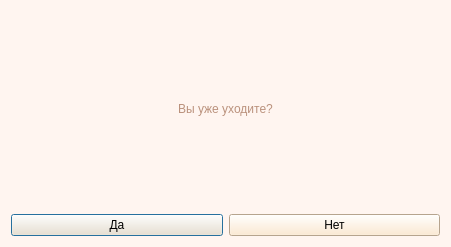
<?xml version="1.0" encoding="UTF-8"?>
<ui version="4.0">
 <class>TheEnd</class>
 <widget class="QDialog" name="TheEnd">
  <property name="geometry">
   <rect>
    <x>0</x>
    <y>0</y>
    <width>451</width>
    <height>247</height>
   </rect>
  </property>
  <property name="windowTitle">
   <string>Dialog</string>
  </property>
  <property name="styleSheet">
   <string notr="true">background-color: rgb(255, 245, 240)</string>
  </property>
  <layout class="QVBoxLayout" name="verticalLayout_2">
   <item>
    <layout class="QVBoxLayout" name="verticalLayout">
     <item>
      <widget class="QLabel" name="label">
       <property name="styleSheet">
        <string notr="true">font: 30pt &quot;Candara Light&quot;;
color: rgb(186, 145, 124);</string>
       </property>
       <property name="text">
        <string>&lt;html&gt;&lt;head/&gt;&lt;body&gt;&lt;p align=&quot;center&quot;&gt;Вы уже уходите?&lt;/p&gt;&lt;/body&gt;&lt;/html&gt;</string>
       </property>
      </widget>
     </item>
     <item>
      <layout class="QHBoxLayout" name="horizontalLayout">
       <item>
        <widget class="QPushButton" name="pushButton">
         <property name="styleSheet">
          <string notr="true">background-color: rgb(255, 230, 199);</string>
         </property>
         <property name="text">
          <string>Да</string>
         </property>
        </widget>
       </item>
       <item>
        <widget class="QPushButton" name="pushButton_2">
         <property name="styleSheet">
          <string notr="true">background-color: rgb(255, 230, 199);</string>
         </property>
         <property name="text">
          <string>Нет</string>
         </property>
        </widget>
       </item>
      </layout>
     </item>
    </layout>
   </item>
  </layout>
 </widget>
 <resources/>
 <connections/>
</ui>
